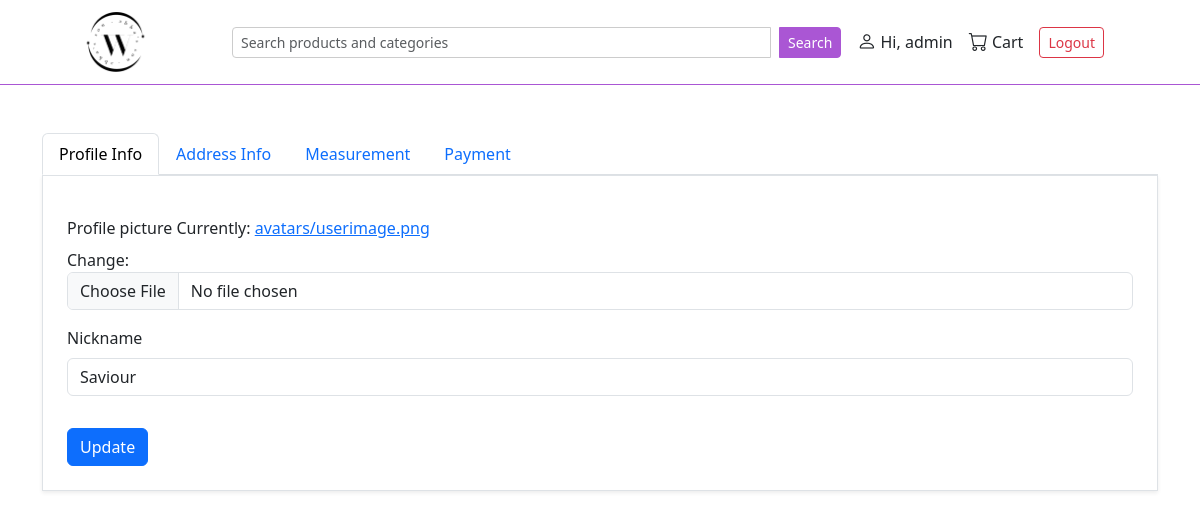
Before: /user/profile/ (signed in) with the older database file.
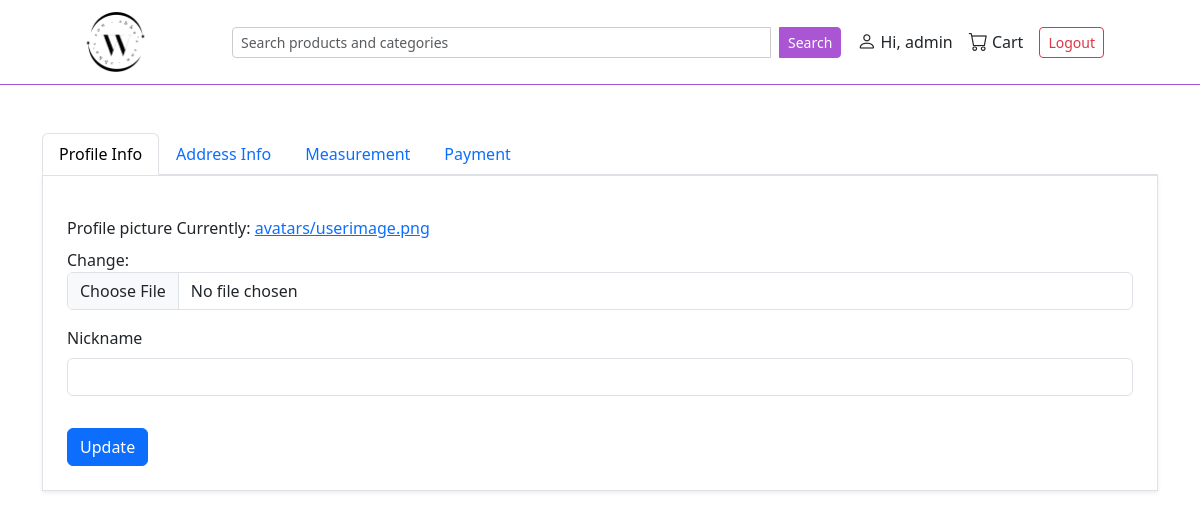
After: the same page with the newer database file.
### user/models.py (models this page shows, shortened)
class UserProfile(models.Model):
    user = models.OneToOneField(settings.AUTH_USER_MODEL, on_delete=models.CASCADE)
    nickname = models.CharField(max_length=15, blank=True)
    profile_picture = models.ImageField(upload_to='avatars/', default='avatars/userimage.png')
    class Meta:
        verbose_name_plural = 'User Profiles'

### user/views.py (the view)
# urls.py: path('profile/', views.update_profile, name='profile'),
@login_required
@transaction.atomic
def update_profile(request):
    profile = request.user.userprofile
    address = request.user.address
    top = request.user.topmeasurement
    bottom = request.user.bottommeasurement
    if request.method == 'POST':
        p_form = UpdateProfile(request.POST, request.FILES, instance=profile)
        a_form = UpdateAddress(request.POST, instance=address)
        t_form = UpdateTopMeasurements(request.POST, instance=top)
        b_form = UpdateBottomMeasurements(request.POST, instance=bottom)
        if p_form.is_valid() and a_form.is_valid() and t_form.is_valid() and b_form.is_valid():
            p_form.save()
            a_form.save()
            t_form.save()
            b_form.save()
            return redirect('user:profile')
    else:
        p_form = UpdateProfile(instance=profile)
        a_form = UpdateAddress(instance=address)
        t_form = UpdateTopMeasurements(instance=top)
        b_form = UpdateBottomMeasurements(instance=bottom)
    return render(request, 'profile.html', {'p_form':p_form, 'a_form':a_form, 't_form':t_form, 'b_form':b_form,})

### user/forms.py
class UpdateProfile(forms.ModelForm):
    class Meta:
        model = UserProfile
        fields = ('profile_picture', 'nickname')

class UpdateAddress(forms.ModelForm):
    class Meta:
        model = Address
        fields = ('country', 'state', 'LGA', 'street')

### user/templates/profile.html (shortened to what this page needs)
{% extends 'layout.html' %}
{% load widget_tweaks %}
{% block content %}
<div class="container my-5">
    <ul class="nav nav-tabs" id="profileTabs" role="tablist">
        <li class="nav-item" role="presentation">
            <button class="nav-link active" id="profile-tab" data-bs-toggle="tab" data-bs-target="#profile"
                    type="button" role="tab" aria-controls="profile" aria-selected="true">
                Profile Info
            </button>
        </li>
        <li class="nav-item" role="presentation">
            <button class="nav-link" id="address-tab" data-bs-toggle="tab" data-bs-target="#address"
                    type="button" role="tab" aria-controls="address" aria-selected="false">
                Address Info
            </button>
        </li>
        <li class="nav-item" role="presentation">
            <button class="nav-link" id="measurement-tab" data-bs-toggle="tab" data-bs-target="#measurement"
                    type="button" role="tab" aria-controls="measurement" aria-selected="false">
                Measurement
            </button>
        </li>
        <li class="nav-item" role="presentation">
            <button class="nav-link" id="payment-tab" data-bs-toggle="tab" data-bs-target="#payment"
                    type="button" role="tab" aria-controls="payment" aria-selected="false">
                Payment
            </button>
        </li>
    </ul>
    <form enctype="multipart/form-data" method="POST" class="border p-4 bg-white shadow-sm">
        <div class="tab-content mt-3" id="profileTabsContent">
            <div class="tab-pane fade show active" id="profile" role="tabpanel" aria-labelledby="profile-tab">
                {% for field in p_form %}
                    <div class="mb-3">
                        <label class="form-label">{{ field.label }}</label>
                        {% render_field field class="form-control" %}
                    </div>
                {% endfor %}
            </div>
        </div>
        <button type="submit" class="btn btn-primary mt-3">Update</button>
    </form>
</div>
{% endblock %}

Changed rows visible on the page:
changed UserProfile: nickname "Saviour" → (not shown)
